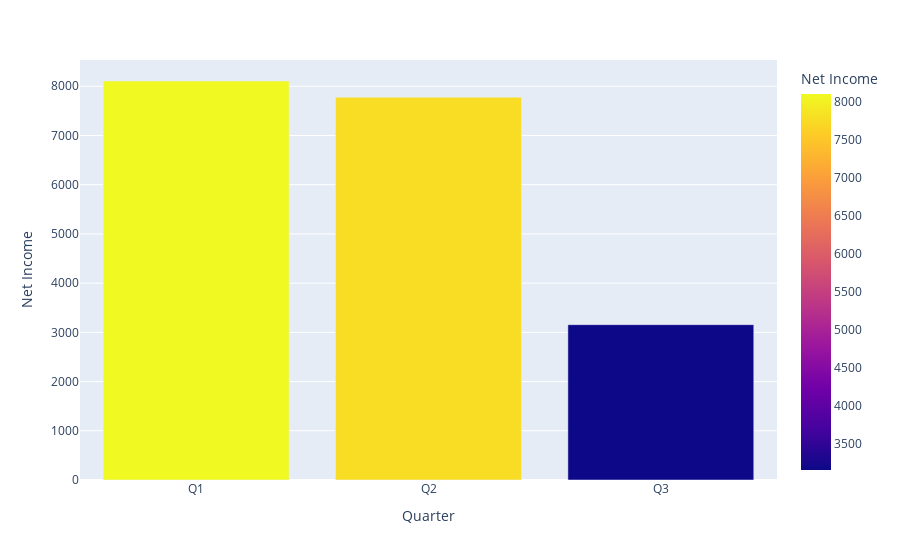

Write notebook code for a chart like this one.
### Code cell
#import plotly.express as px
#df = px.data.tips()
fig = px.bar(current_df_reversed, x="Quarter", y="Net Income",
             color='Net Income', barmode='group',
             height=300)
fig.show()

### Figure 1 — Plotly figure (JSON) as saved in the notebook; plotly's stock layout.template omitted (floating-point values rounded to 4 significant figures)
{"data": [{"alignmentgroup": "True", "hovertemplate": "Quarter=%{x}<br>Net Income=%{marker.color}<extra></extra>", "legendgroup": "", "marker": {"color": [8107, 7778, 3156], "coloraxis": "coloraxis", "pattern": {"shape": ""}}, "name": "", "offsetgroup": "", "orientation": "v", "showlegend": false, "textposition": "auto", "type": "bar", "x": ["Q1", "Q2", "Q3"], "xaxis": "x", "y": [8107, 7778, 3156], "yaxis": "y"}], "layout": {"autosize": true, "barmode": "group", "coloraxis": {"colorbar": {"title": {"text": "Net Income"}}, "colorscale": [[0, "#0d0887"], [0.1111, "#46039f"], [0.2222, "#7201a8"], [0.3333, "#9c179e"], [0.4444, "#bd3786"], [0.5556, "#d8576b"], [0.6667, "#ed7953"], [0.7778, "#fb9f3a"], [0.8889, "#fdca26"], [1, "#f0f921"]]}, "legend": {"tracegroupgap": 0}, "margin": {"t": 60}, "xaxis": {"anchor": "y", "autorange": true, "domain": [0, 1], "range": [-0.5, 2.5], "title": {"text": "Quarter"}, "type": "category"}, "yaxis": {"anchor": "x", "autorange": true, "domain": [0, 1], "range": [0, 8534.0], "title": {"text": "Net Income"}, "type": "linear"}}}
